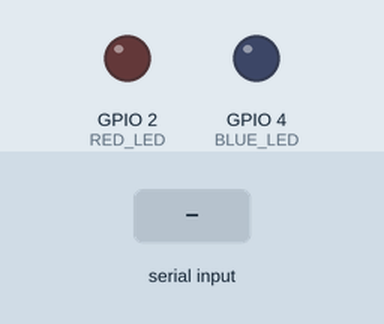
This sketch was run on a simulated ESP32-S2. Parts: output pins drawn as LEDs (lit = HIGH). The inputs (shaded band) are chosen by the test bench. Nothing arrives over Bluetooth unless stated; what the sketch prints to the serial monitor is not drawn.

Above: at 1.2 s.
1.3 s: "R" received over the second serial link
At 2.5 s:
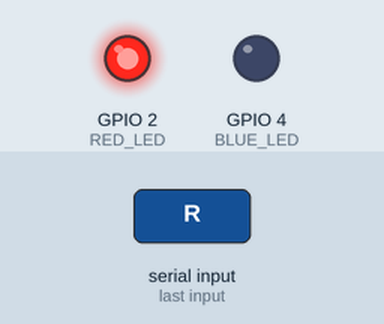
2.8 s: "B" received over the second serial link
At 3.7 s:
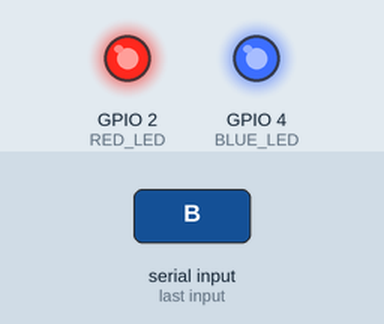
4.3 s: "r" received over the second serial link
At 4.9 s:
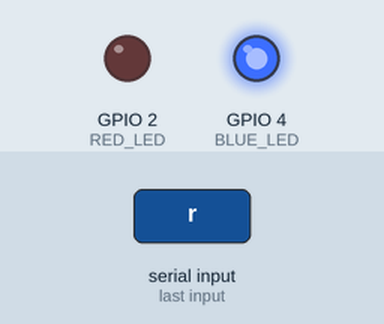
5.8 s: "b" received over the second serial link
At 7.2 s:
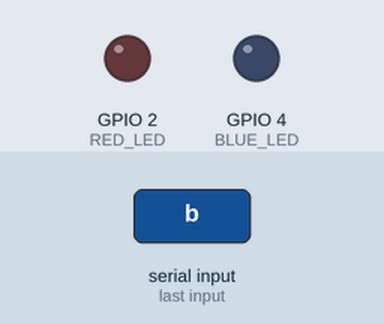
Timing chart, 0 to 8.3 s (numbered marks = the images above; inputs shaded):
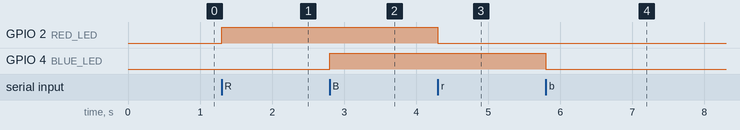

Measured:
- after the input at 1.3 s, GPIO 2 (RED_LED): LOW → HIGH at once
- after the input at 2.8 s, GPIO 4 (BLUE_LED): LOW → HIGH at once
- after the input at 4.3 s, GPIO 2 (RED_LED): HIGH → LOW at once
- after the input at 5.8 s, GPIO 4 (BLUE_LED): HIGH → LOW at once

The sketch:

bt_led.ino
```cpp
/*
 * Project 2 — Bluetooth LED Control
 * ANU Electronics — Bug in Circuit IoT Kit
 *
 * Hardware:
 *   Red LED  → GPIO 2 via 220Ω → GND
 *   Blue LED → GPIO 4 via 220Ω → GND
 *
 * Usage:
 *   1. Install "Serial Bluetooth Terminal" app on Android
 *   2. Pair with "ESP32BT"
 *   3. Send characters:
 *        R → Red LED ON    r → Red LED OFF
 *        B → Blue LED ON   b → Blue LED OFF
 *
 * NOTE: BluetoothSerial is only available on ESP32 (not ESP32-S2/S3).
 */

#include "BluetoothSerial.h"

BluetoothSerial BT;

#define RED_LED  2
#define BLUE_LED 4

void setup() {
  Serial.begin(9600);
  BT.begin("ESP32BT");   // Bluetooth device name
  pinMode(RED_LED,  OUTPUT);
  pinMode(BLUE_LED, OUTPUT);
  Serial.println("Bluetooth started. Pair with 'ESP32BT'.");
}

void loop() {
  if (BT.available()) {
    char c = BT.read();
    switch (c) {
      case 'R': digitalWrite(RED_LED,  HIGH); BT.println("Red ON");   break;
      case 'r': digitalWrite(RED_LED,  LOW);  BT.println("Red OFF");  break;
      case 'B': digitalWrite(BLUE_LED, HIGH); BT.println("Blue ON");  break;
      case 'b': digitalWrite(BLUE_LED, LOW);  BT.println("Blue OFF"); break;
      default:  BT.println("Unknown command. Use R/r/B/b");           break;
    }
  }
}
```
